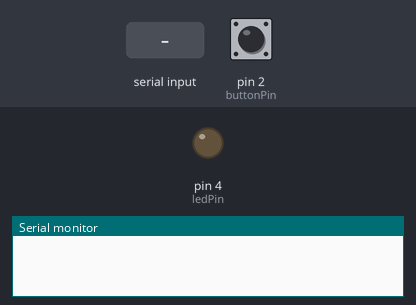
This sketch was run on a simulated Arduino Uno, built with avr-gcc and run on an emulated ATmega328P. Shown: output pins drawn as LEDs (lit = HIGH), the last lines printed to the serial monitor. The test bench sets the inputs (shaded band); at power-on: pin 2 (buttonPin) HIGH.

Above: at 1.2 s.
1.3 s: pin 2 (buttonPin) pulled LOW for 0.15 s
At 1.8 s:
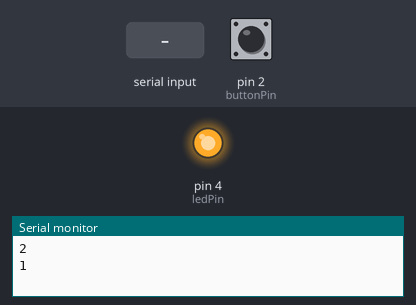
3.8 s: "90,45\n" received over Serial
Timing chart, 0 to 6.8 s (numbered marks = the images above; inputs shaded):
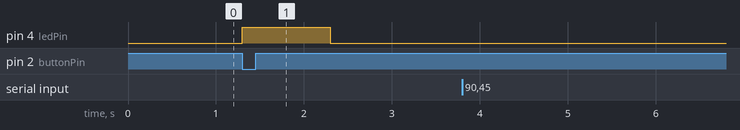

Measured:
- after the input at 1.3 s, pin 4 (ledPin): LOW → HIGH at once, → LOW 1.0 s later

The sketch:

building_a_gui.ino
```cpp
#include <MsTimer2.h>

const int ledPin = 4;          // Pin connected to the LED
const int buttonPin = 2;       // Pin connected to the button (interrupt pin)
volatile bool ledState = false; // Tracks the LED state
volatile bool buttonPressed = false; // Tracks if the button was pressed
unsigned long timerDuration = 1000;  // Default timer duration in milliseconds

void setup() {
  pinMode(ledPin, OUTPUT);          // Set LED pin as output
  pinMode(buttonPin, INPUT_PULLUP); // Set button pin as input with pull-up resistor
  Serial.begin(9600);               // Initialize serial communication

  // Attach interrupt to the button pin, triggering on FALLING edge
  attachInterrupt(digitalPinToInterrupt(buttonPin), handleButtonPress, FALLING);

  // Initialize MsTimer2 with a dummy duration (will be updated dynamically)
  MsTimer2::set(1000, turnOffLED);
}

void loop() {
  // Check for incoming serial data
  if (Serial.available() > 0) {
    String input = Serial.readStringUntil('\n'); // Read input until newline character
    timerDuration = input.toInt();              // Convert input to integer
    if (timerDuration > 0) {
      Serial.print("I received: ");
      Serial.println(timerDuration);
      timerDuration += 1; // Add 1 ms to account for the bug in project 6
    } else {
      Serial.println("Invalid input. Please send a positive number.");
    }
  }

  // If the button was pressed, start the timer
  if (buttonPressed) {
    buttonPressed = false; // Reset the flag
    ledState = true;       // Turn on the LED
    digitalWrite(ledPin, HIGH);
    Serial.println("1");   // Send "1" to indicate button pressed and LED on
    MsTimer2::set(timerDuration, turnOffLED); // Set the timer duration
    MsTimer2::start();                        // Start the timer
  }
}

// Interrupt Service Routine (ISR) for button press
void handleButtonPress() {
  Serial.println("2"); // Send "2" to indicate button was pressed
  buttonPressed = true; // Set the flag to indicate the button was pressed
}

// Function to turn off the LED when the timer expires
void turnOffLED() {
  digitalWrite(ledPin, LOW); // Turn off the LED
  ledState = false;          // Update the LED state
  Serial.println("0");       // Send "0" to indicate LED is off
  MsTimer2::stop();          // Stop the timer
}
```
